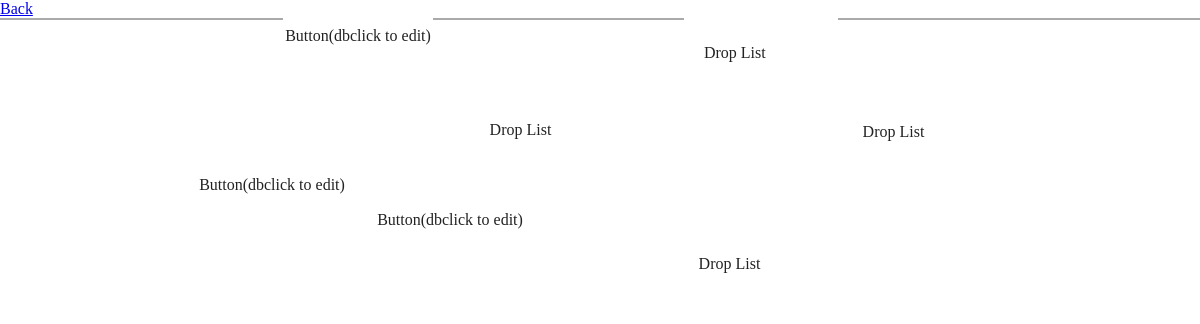
Page /viewInterface/12/ on the committed database.
### protoauthor/models.py (models this page shows, shortened)
class Widget(models.Model):
    interface = models.ForeignKey(Interface)
    value = models.CharField(max_length=200)
    top = models.CharField(max_length=200)
    left = models.CharField(max_length=200)
    width = models.CharField(max_length=200)
    height = models.CharField(max_length=200)

### protoauthor/views.py (the view)
# urls.py: url(r'^viewInterface/([0-9]+)/$', views.viewInterface, name='viewInterface'),
def viewInterface(request, interface_id):
    interface = get_object_or_404(Interface, pk=interface_id)
    widgets = interface.widget_set.all()
    return render(request, 'protoauthor/viewInterface.html', {'interface':
                                                                interface,
                                                                'widgets':
                                                                widgets})

### protoauthor/templates/protoauthor/viewInterface.html (shortened to what this page needs)
{% load staticfiles %}
<link rel="stylesheet" href="//ajax.googleapis.com/ajax/libs/jqueryui/1.10.4/themes/smoothness/jquery-ui.css" />
<link rel="stylesheet" type="text/css" href="{% static 'protoauthor/style.css' %}">
<a href="{% url 'index' %}">Back</a><br/>
<div id="droppable" class="ui-widget-content">
    {% for widget in widgets %}
    <div widget-id="{{widget.pk }}" style="position: absolute; left:{{ widget.left }}; top:{{ widget.top }}; width:{{widget.width}}; height:{{widget.height}}">
        {{ widget.value|safe }}
    </div>
    {% endfor %}
</div>

### protoauthor/static/protoauthor/style.css (style rules this page uses)
.table { display: table; height: 100%; position: relative; }
.vcenter { display: table-cell; vertical-align: middle; }
.text { min-height:10px; }
.hcenter { text-align: center; }
.full-sized { width: 100%; height: 100%; }
.white-background { background-color: white; }
.ui-widget-content { background:0; }
.widget-content { width: 100%; height: 100%; }
.button-background { background-image: url('http://i.imgur.com/qJli7Rf.png'); background-repeat: no-repeat; background-position: center; background-size:100% 100%; }
.droplist-background { width: 100%; height: 100%; background-image: url('http://i.imgur.com/Fpd4IHq.png'); background-repeat: no-repeat; background-size:100% 100%; margin: 0px; padding: 0px; }
.droplist-left { width: 66%; height: 100%; position: relative; background-image: url('http://i.imgur.com/E0fDspS.png'); background-repeat: no-repeat; background-size:100% 100%; }

### rows in the picture
Widget: value "Button(dbclick to edit)"
Widget: value "Drop List"
Widget: value "Drop List"
Widget: value "Drop List"
Widget: value "Drop List"
Widget: value "Button(dbclick to edit)"
Widget: value "Button(dbclick to edit)"
